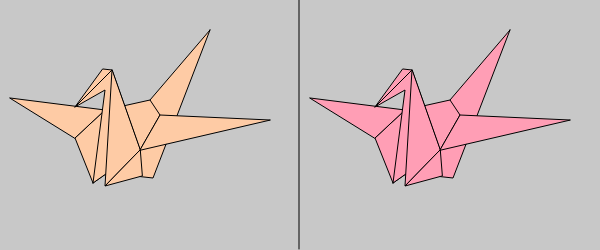
Frame 1 (no input)
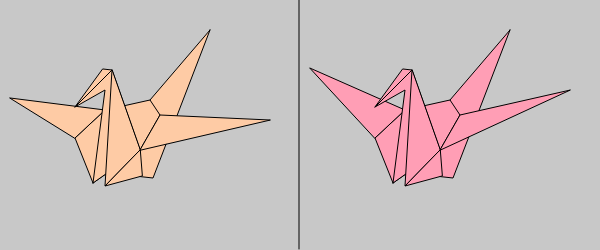
Frame 60 (no input)
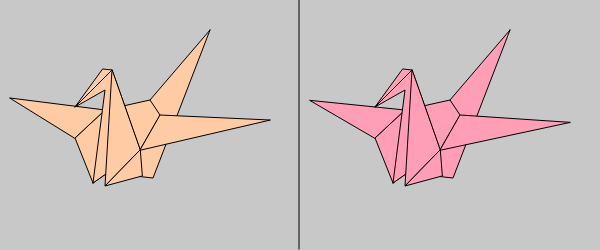
Frame 120 (the mouse pressed at the canvas centre since frame 60)

The p5.js sketch that drew these frames (run headless with seeded random() and noise() and a simulated clock; from frame 60 on, the mouse is pressed at the canvas centre):

// p5.js sketch
// ── sketch.js
let j;
let k;
function setup() {
  createCanvas(600,250);
  background(200);

  x=98;
  y=120;
  k=0;
  j=0;
}

function draw() {
  background(200);
  line(299,0,299,249)

  //badan dan ekor
  fill(254,203,165)
  beginShape();
  vertex(210,30);
  vertex(150,100);
  vertex(135,176);
  vertex(153,178);
  endShape(CLOSE);

  //badan
  beginShape(); 
  vertex(160,115);
  vertex(150,100);
  vertex(105,110);
  vertex(75,138);
  vertex(93,183);
  vertex(140,150);
  endShape(CLOSE);

  //sayapkiri
  triangle(75,138,105,110,10,98);

  //kepala kiri
  beginShape();
  vertex(93,183);
  vertex(105,90);
  vertex(75,107);
  vertex(112,70);
  vertex(140,150);
  endShape(CLOSE);
  triangle(75,107,112,70,103,69);

  //KEPALA KANAN
  triangle(140,150,105,186,112,70);
  triangle(140,150,105,186,142,176)
//Sayap kanan
  triangle(140,150, 160,115, 270,120);

  //BAGIAN ANIMASI
  //badan dan ekor
  fill(255,158,181)
  beginShape();
  vertex(510,30);
  vertex(450,100);
  vertex(435,176);
  vertex(453,178);
  endShape(CLOSE);

  //badan
  beginShape(); 
  vertex(460,115);
  vertex(450,100);
  vertex(405,110);
  vertex(375,138);
  vertex(393,183);
  vertex(440,150);
  endShape(CLOSE);

  var x = 98 + 30 * Math.sin(PI/40*k)
  k+=1
  //sayapkiri
  triangle(375,138,405,110,310,x);

  //kepala kiri
  beginShape();
  vertex(393,183);
  vertex(405,90);
  vertex(375,107);
  vertex(412,70);
  vertex(440,150);
  endShape(CLOSE);
  triangle(375,107,412,70,403,69);

  //KEPALA KANAN
  triangle(440,150,405,186,412,70);
  triangle(440,150,405,186,442,176)
  
  var y = 120 + 30 * Math.sin(PI/40*j)
  j+=1
  
//Sayap kanan
  triangle(440,150,460,115, 570,y);
}
